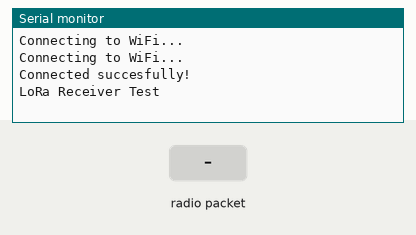
A sketch run on a simulated ESP32. On the bench: the last lines printed to the serial monitor. Inputs (shaded band) come from the test bench. WiFi joins after 1.5 s; servers stay silent unless stated; uploads are accepted with an empty reply; no radio packets arrive unless stated.

Above: at 4.2 s.
4.3 s: radio packet "#" arrives
At 6.2 s:
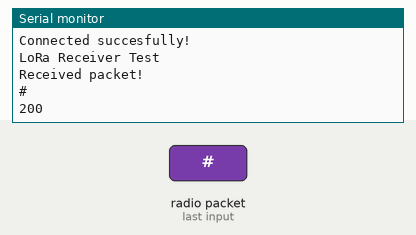
6.8 s: radio packet "/" arrives
At 7.6 s:
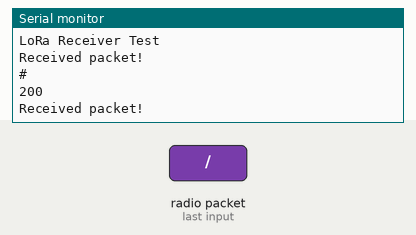

Measured:
- after the input at 4.3 s, the serial monitor: prints a new line at once (image 1)

The sketch:

test_LoRa.ino
```cpp
// Include required libraries
#include <HTTPClient.h>
#include <ArduinoJson.h>
#include <WiFi.h>
#include <SPI.h>
#include <LoRa.h>

// Define the pins used by the LoRa module
const int csPin = 0;     // LoRa radio chip select
const int resetPin = 1;  // LoRa radio reset
const int irqPin = 2;    // Must be a hardware interrupt pin

// Information for WiFi connection
const char* ssid = "Sensomatic";
const char* password = "password12!";

// Variables for sensor data storage
String msgCount;
String distance;

// JSON size
char jsonOutput[128];

void wifi_setup() {
  delay(1000);
  WiFi.begin(ssid, password);   //Connects to the WiFi
  while (WiFi.status() != WL_CONNECTED) {
    delay(1000);
    Serial.println("Connecting to WiFi...");    // Prints connecting message if not connected
  }
  Serial.println("Connected succesfully!");     // Connected
}

void lora_setup() {
  // Setup LoRa module
  LoRa.setPins(csPin, resetPin, irqPin);

  Serial.println("LoRa Receiver Test");

  // Start LoRa module at local frequency
  // 433E6 for Asia
  // 866E6 for Europe
  // 915E6 for North America

  if (!LoRa.begin(433E6)) {
    Serial.println("Starting LoRa failed!");
    while (1)
      ;
  }
}

void setup() {
  Serial.begin(115200);
  while (!Serial)
    ;

  wifi_setup();
  lora_setup();
}

void loop() {

  int packetSize = LoRa.parsePacket(); // Try to parse the packet

  if (packetSize) {   // When LoRa packet received
    Serial.println("Received packet!");

    // Read packet
    while (LoRa.available()) {
      String payload = LoRa.readString();
      // payload format: msgCount#distance
      // String example: 45#1900
      Serial.println(payload);

      // Read data from string
      int pos1 = payload.indexOf("#");
      int pos2 = payload.indexOf("/");

      msgCount = payload.substring(0, pos1);
      distance = payload.substring(pos1 + 1, payload.length());
    }

    // POST this to the HTTP connection
    if (WiFi.status() == WL_CONNECTED) {
      HTTPClient http;

      http.begin("http://192.168.0.102:8000/datacollector/handle_post/"); // Specify destination for HTTP request
      http.addHeader("Content-Type", "application/json"); // Specify content-type header

      const size_t CAPACITY = JSON_OBJECT_SIZE(1);
      StaticJsonDocument<CAPACITY> doc;

      JsonObject object = doc.to<JsonObject>();
      object["sensor"] = "ToF Distance";
      object["distance"] = distance;
      object["message count"] = msgCount;

      serializeJson(doc, jsonOutput);


      int httpResponseCode = http.POST(String(jsonOutput)); // Actual POST request


      String response = http.getString();       // Get response and print in Serial
      Serial.println(httpResponseCode);
      Serial.println(response);

      http.end();   // Ends HTTP to free resources

    }
    else {
      Serial.println("Error in WiFi connection");
      }

    // NO DELAY IN THIS CODE
    // Delay is currently implemented on the individual sensor transmission.
    // The gateway relays the LoRa data to the server as fast as possible

    }
 }
```
